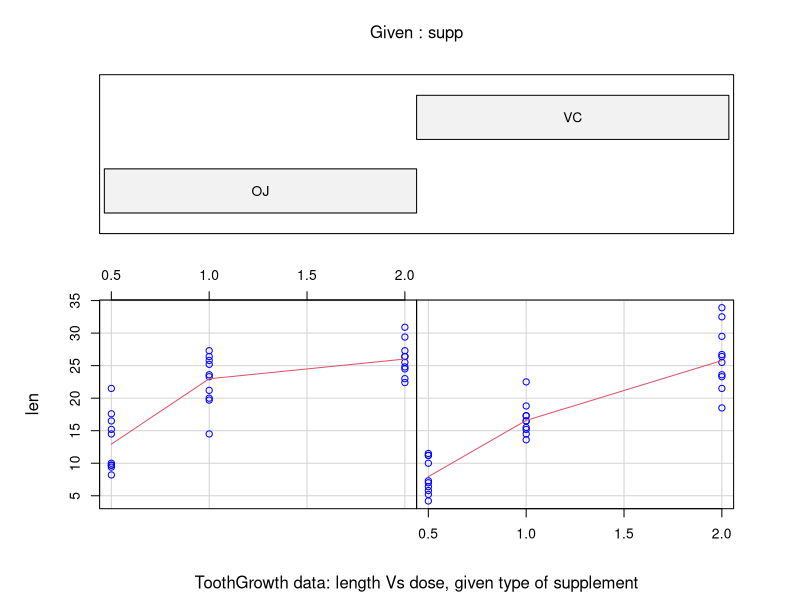
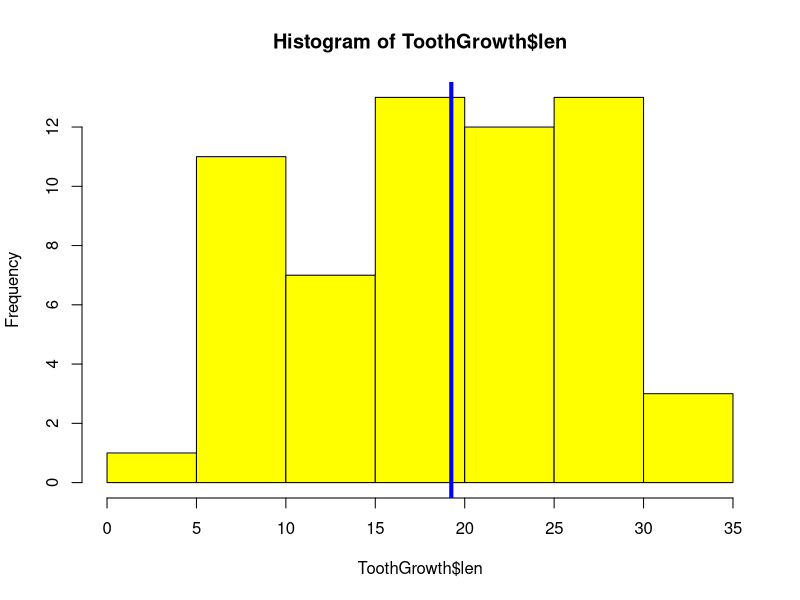

Source code (R) for these figures, in order:
## ---- chunk 1
coplot(len ~ dose | supp, data = ToothGrowth, panel = panel.smooth, xlab = "ToothGrowth data: length Vs dose, given type of supplement", col = "blue")
## ---- chunk 2
hist(ToothGrowth$len, col = "Yellow")
abline(v = median(ToothGrowth$len),col = "blue", lwd = 4 )

